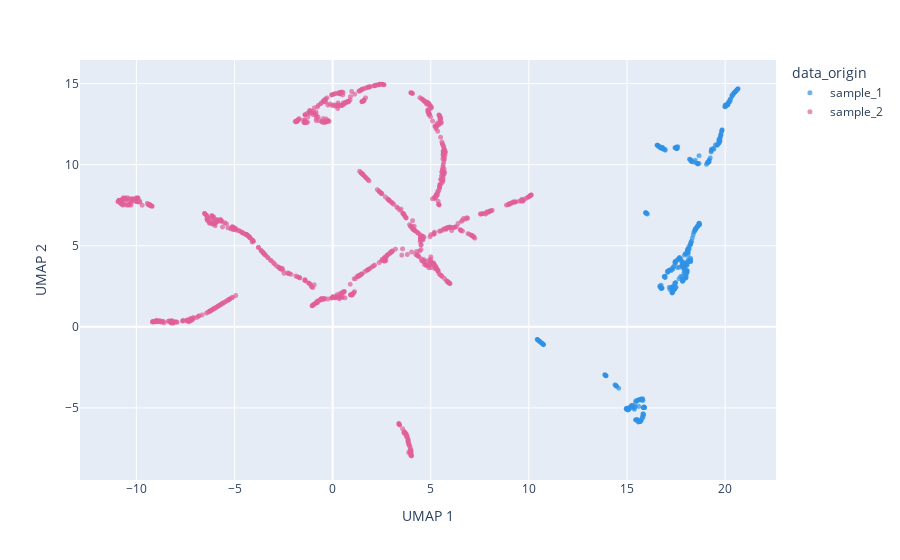

Notebook code for this chart:
### Code cell
plot_interactive_umap_external(samples_all_clusters_umap, hue='data_origin', size=None, symbol=None, opacity=0.7, marker_size=5, show=True)

### Figure 1 — Plotly figure (JSON) as saved in the notebook; plotly's stock layout.template omitted (floating-point values rounded to 4 significant figures; data arrays with more than 128 entries replaced by an {"elided": "..."} marker saying what was removed)
{"data": [{"hovertemplate": "data_origin=sample_1<br>UMAP_1=%{x}<br>UMAP_2=%{y}<extra></extra>", "legendgroup": "sample_1", "marker": {"color": "#2E91E5", "opacity": 0.7, "size": 5, "symbol": "circle"}, "mode": "markers", "name": "sample_1", "showlegend": true, "type": "scattergl", "x": {"elided": "453 float values"}, "xaxis": "x", "y": {"elided": "453 float values"}, "yaxis": "y"}, {"hovertemplate": "data_origin=sample_2<br>UMAP_1=%{x}<br>UMAP_2=%{y}<extra></extra>", "legendgroup": "sample_2", "marker": {"color": "#E15F99", "opacity": 0.7, "size": 5, "symbol": "circle"}, "mode": "markers", "name": "sample_2", "showlegend": true, "type": "scattergl", "x": {"elided": "1126 float values"}, "xaxis": "x", "y": {"elided": "1126 float values"}, "yaxis": "y"}], "layout": {"legend": {"title": {"text": "data_origin"}, "tracegroupgap": 0}, "margin": {"t": 60}, "xaxis": {"anchor": "y", "domain": [0, 1], "title": {"text": "UMAP 1"}}, "yaxis": {"anchor": "x", "domain": [0, 1], "title": {"text": "UMAP 2"}}}}
